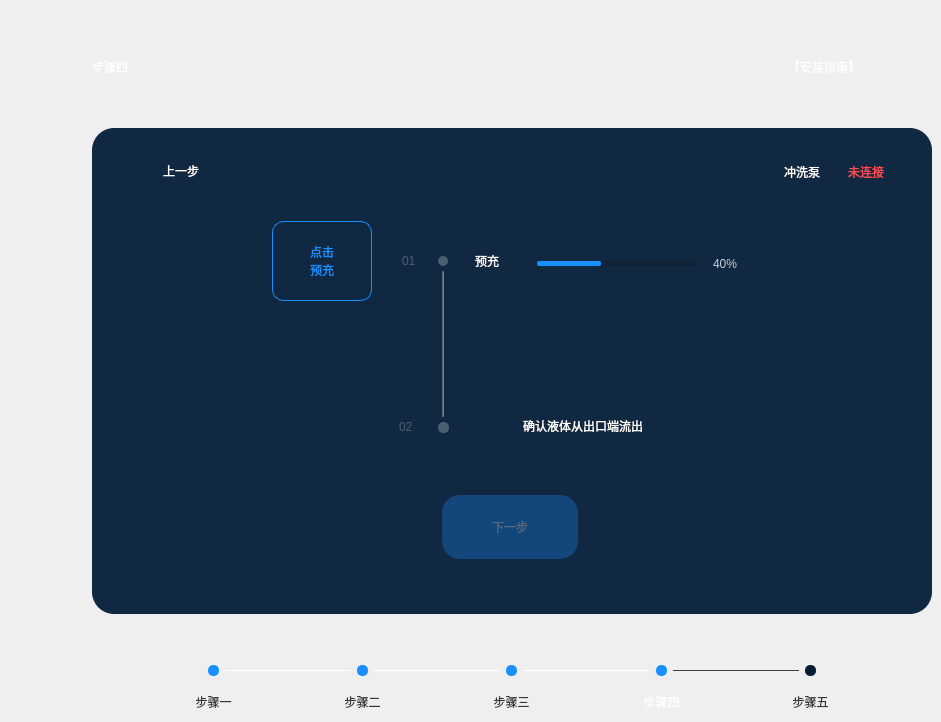
      <widget class="QWidget" name="page_step4">
       <widget class="QLabel" name="label_step4">
        <property name="geometry">
         <rect>
          <x>92</x>
          <y>50</y>
          <width>72</width>
          <height>33</height>
         </rect>
        </property>
        <property name="styleSheet">
         <string notr="true">font: 24px&quot;Ubuntu&quot;;
color: rgb(255, 255, 255);</string>
        </property>
        <property name="text">
         <string>步骤四</string>
        </property>
       </widget>
       <widget class="QLabel" name="label_28">
        <property name="geometry">
         <rect>
          <x>463</x>
          <y>410</y>
          <width>240</width>
          <height>31</height>
         </rect>
        </property>
        <property name="styleSheet">
         <string notr="true">font: 24px&quot;Ubuntu&quot;;
color: rgb(255, 255, 255);
background-color:rgb(17, 40, 67);</string>
        </property>
        <property name="text">
         <string>确认液体从出口端流出</string>
        </property>
        <property name="alignment">
         <set>Qt::AlignCenter</set>
        </property>
       </widget>
       <widget class="QPushButton" name="pushButton_step4_next">
        <property name="enabled">
         <bool>false</bool>
        </property>
        <property name="geometry">
         <rect>
          <x>442</x>
          <y>495</y>
          <width>136</width>
          <height>64</height>
         </rect>
        </property>
        <property name="styleSheet">
         <string notr="true">QPushButton
{
	background-color: rgb(19, 71, 123);
	color: rgb(87, 103, 123);
	font: 18px&quot;Ubuntu&quot;;
	border-radius: 18px; 
}
QPushButton:pressed
{
	color: rgb(255, 255, 255);
	background-color: rgba(14,132,240,1);
	padding-left:1px;
	padding-top:1px;
}

</string>
        </property>
        <property name="text">
         <string>下一步</string>
        </property>
       </widget>
       <widget class="QLabel" name="label_29">
        <property name="geometry">
         <rect>
          <x>92</x>
          <y>128</y>
          <width>840</width>
          <height>486</height>
         </rect>
        </property>
        <property name="styleSheet">
         <string notr="true">background-color:rgb(17, 40, 67);
border-radius: 22px; 
border-color:rgb(17,40,67);</string>
        </property>
        <property name="text">
         <string/>
        </property>
       </widget>
       <widget class="QLabel" name="label_30">
        <property name="geometry">
         <rect>
          <x>463</x>
          <y>245</y>
          <width>48</width>
          <height>31</height>
         </rect>
        </property>
        <property name="styleSheet">
         <string notr="true">font: 24px&quot;Ubuntu&quot;;
color: rgb(255, 255, 255);
background-color:rgb(17, 40, 67);</string>
        </property>
        <property name="text">
         <string>预充</string>
        </property>
        <property name="alignment">
         <set>Qt::AlignCenter</set>
        </property>
       </widget>
       <widget class="QPushButton" name="pushButton_step4_return">
        <property name="geometry">
         <rect>
          <x>122</x>
          <y>160</y>
          <width>22</width>
          <height>22</height>
         </rect>
        </property>
        <property name="styleSheet">
         <string notr="true">QPushButton
{
background-color:rgb(17, 40, 67);
border-radius: 22px; 
border-color:rgb(17,40,67);
	image: url(:/ic_返回指南.png);
}
QPushButton:pressed
{
	padding-left:1px;
	padding-top:1px;
}
</string>
        </property>
        <property name="text">
         <string/>
        </property>
       </widget>
       <widget class="QLabel" name="label_94">
        <property name="geometry">
         <rect>
          <x>154</x>
          <y>158</y>
          <width>54</width>
          <height>26</height>
         </rect>
        </property>
        <property name="styleSheet">
         <string notr="true">background-color:rgb(17, 40, 67);
color: rgb(255, 255, 255);
border-radius: 18px; 
border-color:rgb(17,40,67);
font: 18px &quot;Ubuntu&quot;;</string>
        </property>
        <property name="text">
         <string>上一步</string>
        </property>
        <property name="alignment">
         <set>Qt::AlignCenter</set>
        </property>
       </widget>
       <widget class="QLabel" name="label_95">
        <property name="geometry">
         <rect>
          <x>272</x>
          <y>377</y>
          <width>100</width>
          <height>100</height>
         </rect>
        </property>
        <property name="styleSheet">
         <string notr="true">background-color:rgb(17, 40, 67);
image: url(:/步骤四配图.png);
border-radius: 18px; 
border-color:rgb(17,40,67);</string>
        </property>
        <property name="text">
         <string/>
        </property>
       </widget>
       <widget class="QLabel" name="label_96">
        <property name="geometry">
         <rect>
          <x>785</x>
          <y>691</y>
          <width>51</width>
          <height>22</height>
         </rect>
        </property>
        <property name="styleSheet">
         <string notr="true">color: rgb(52, 55, 59);
font: 14px &quot;Ubuntu&quot;;</string>
        </property>
        <property name="text">
         <string>步骤五</string>
        </property>
        <property name="alignment">
         <set>Qt::AlignCenter</set>
        </property>
       </widget>
       <widget class="QLabel" name="label_97">
        <property name="geometry">
         <rect>
          <x>208</x>
          <y>665</y>
          <width>11</width>
          <height>11</height>
         </rect>
        </property>
        <property name="styleSheet">
         <string notr="true">background-color: rgba(24,144,255,1);
border-radius: 5px; </string>
        </property>
        <property name="text">
         <string/>
        </property>
       </widget>
       <widget class="Line" name="line_20">
        <property name="geometry">
         <rect>
          <x>523</x>
          <y>670</y>
          <width>126</width>
          <height>1</height>
         </rect>
        </property>
        <property name="styleSheet">
         <string notr="true">background-color: rgba(255,255,255,1);</string>
        </property>
        <property name="orientation">
         <enum>Qt::Horizontal</enum>
        </property>
       </widget>
       <widget class="QLabel" name="label_98">
        <property name="geometry">
         <rect>
          <x>656</x>
          <y>665</y>
          <width>11</width>
          <height>11</height>
         </rect>
        </property>
        <property name="styleSheet">
         <string notr="true">background-color: rgba(24,144,255,1);
border-radius: 5px; </string>
        </property>
        <property name="text">
         <string/>
        </property>
       </widget>
       <widget class="QLabel" name="label_99">
        <property name="geometry">
         <rect>
          <x>506</x>
          <y>665</y>
          <width>11</width>
          <height>11</height>
         </rect>
        </property>
        <property name="styleSheet">
         <string notr="true">background-color: rgba(24,144,255,1);
border-radius: 5px; </string>
        </property>
        <property name="text">
         <string/>
        </property>
       </widget>
       <widget class="QLabel" name="label_100">
        <property name="geometry">
         <rect>
          <x>188</x>
          <y>691</y>
          <width>51</width>
          <height>22</height>
         </rect>
        </property>
        <property name="styleSheet">
         <string notr="true">color: rgb(52, 55, 59);
font: 14px &quot;Ubuntu&quot;;</string>
        </property>
        <property name="text">
         <string>步骤一</string>
        </property>
        <property name="alignment">
         <set>Qt::AlignCenter</set>
        </property>
       </widget>
       <widget class="Line" name="line_21">
        <property name="geometry">
         <rect>
          <x>374</x>
          <y>670</y>
          <width>126</width>
          <height>1</height>
         </rect>
        </property>
        <property name="styleSheet">
         <string notr="true">background-color: rgba(255,255,255,1);</string>
        </property>
        <property name="orientation">
         <enum>Qt::Horizontal</enum>
        </property>
       </widget>
       <widget class="Line" name="line_22">
        <property name="geometry">
         <rect>
          <x>673</x>
          <y>670</y>
          <width>126</width>
          <height>1</height>
         </rect>
        </property>
        <property name="styleSheet">
         <string notr="true">background-color: rgb(52, 55, 59);</string>
        </property>
        <property name="orientation">
         <enum>Qt::Horizontal</enum>
        </property>
       </widget>
       <widget class="QLabel" name="label_101">
        <property name="geometry">
         <rect>
          <x>357</x>
          <y>665</y>
          <width>11</width>
          <height>11</height>
         </rect>
        </property>
        <property name="styleSheet">
         <string notr="true">background-color: rgba(24,144,255,1);
border-radius: 5px; </string>
        </property>
        <property name="text">
         <string/>
        </property>
       </widget>
       <widget class="QLabel" name="label_102">
        <property name="geometry">
         <rect>
          <x>805</x>
          <y>665</y>
          <width>11</width>
          <height>11</height>
         </rect>
        </property>
        <property name="styleSheet">
         <string notr="true">background-color: rgb(4, 29, 52);
border-radius: 5px; </string>
        </property>
        <property name="text">
         <string/>
        </property>
       </widget>
       <widget class="Line" name="line_23">
        <property name="geometry">
         <rect>
          <x>225</x>
          <y>670</y>
          <width>126</width>
          <height>1</height>
         </rect>
        </property>
        <property name="styleSheet">
         <string notr="true">background-color: rgba(255,255,255,1);</string>
        </property>
        <property name="orientation">
         <enum>Qt::Horizontal</enum>
        </property>
       </widget>
       <widget class="QLabel" name="label_103">
        <property name="geometry">
         <rect>
          <x>337</x>
          <y>691</y>
          <width>51</width>
          <height>22</height>
         </rect>
        </property>
        <property name="styleSheet">
         <string notr="true">color: rgb(52, 55, 59);
font: 14px &quot;Ubuntu&quot;;</string>
        </property>
        <property name="text">
         <string>步骤二</string>
        </property>
        <property name="alignment">
         <set>Qt::AlignCenter</set>
        </property>
       </widget>
       <widget class="QLabel" name="label_104">
        <property name="geometry">
         <rect>
          <x>636</x>
          <y>691</y>
          <width>51</width>
          <height>22</height>
         </rect>
        </property>
        <property name="styleSheet">
         <string notr="true">color: rgb(255, 255, 255);
font: 14px &quot;Ubuntu&quot;;</string>
        </property>
        <property name="text">
         <string>步骤四</string>
        </property>
        <property name="alignment">
         <set>Qt::AlignCenter</set>
        </property>
       </widget>
       <widget class="QLabel" name="label_105">
        <property name="geometry">
         <rect>
          <x>486</x>
          <y>691</y>
          <width>51</width>
          <height>22</height>
         </rect>
        </property>
        <property name="styleSheet">
         <string notr="true">color: rgb(52, 55, 59);
font: 14px &quot;Ubuntu&quot;;</string>
        </property>
        <property name="text">
         <string>步骤三</string>
        </property>
        <property name="alignment">
         <set>Qt::AlignCenter</set>
        </property>
       </widget>
       <widget class="QPushButton" name="pushButton_step4_prefilled">
        <property name="geometry">
         <rect>
          <x>272</x>
          <y>221</y>
          <width>100</width>
          <height>80</height>
         </rect>
        </property>
        <property name="styleSheet">
         <string notr="true">QPushButton{
background-color:rgb(17, 40, 67);
font: 20px&quot;Ubuntu&quot;;
border-radius: 11px; 
border:1px solid rgba(24,144,255,1);
color:rgba(24,144,255,1);
}
QPushButton:pressed{
	padding-left:1px;
	padding-top:1px;
}
</string>
        </property>
        <property name="text">
         <string>点击
预充</string>
        </property>
       </widget>
       <widget class="QLabel" name="label_106">
        <property name="geometry">
         <rect>
          <x>438</x>
          <y>256</y>
          <width>10</width>
          <height>10</height>
         </rect>
        </property>
        <property name="styleSheet">
         <string notr="true">background-color: rgba(135, 147, 160, 128);
border-radius: 5px; </string>
        </property>
        <property name="text">
         <string/>
        </property>
       </widget>
       <widget class="QLabel" name="label_107">
        <property name="geometry">
         <rect>
          <x>438</x>
          <y>422</y>
          <width>11</width>
          <height>11</height>
         </rect>
        </property>
        <property name="styleSheet">
         <string notr="true">background-color: rgba(135, 147, 160, 128);
border-radius: 5px; </string>
        </property>
        <property name="text">
         <string/>
        </property>
       </widget>
       <widget class="Line" name="line_24">
        <property name="geometry">
         <rect>
          <x>442</x>
          <y>271</y>
          <width>2</width>
          <height>146</height>
         </rect>
        </property>
        <property name="styleSheet">
         <string notr="true">background-color: rgba(135, 147, 160, 128);</string>
        </property>
        <property name="orientation">
         <enum>Qt::Vertical</enum>
        </property>
       </widget>
       <widget class="QLabel" name="label_108">
        <property name="geometry">
         <rect>
          <x>402</x>
          <y>251</y>
          <width>21</width>
          <height>20</height>
         </rect>
        </property>
        <property name="styleSheet">
         <string notr="true">color: rgba(135, 147, 160, 128);
font: 20px&quot;Ubuntu&quot;;
background-color:rgb(17, 40, 67);
border-radius: 18px; 
border-color:rgb(17,40,67);</string>
        </property>
        <property name="text">
         <string>01</string>
        </property>
       </widget>
       <widget class="QLabel" name="label_109">
        <property name="geometry">
         <rect>
          <x>399</x>
          <y>417</y>
          <width>24</width>
          <height>20</height>
         </rect>
        </property>
        <property name="styleSheet">
         <string notr="true">color: rgba(135, 147, 160, 128);
font: 20px&quot;Ubuntu&quot;;
background-color:rgb(17, 40, 67);
border-radius: 18px; 
border-color:rgb(17,40,67);</string>
        </property>
        <property name="text">
         <string>02</string>
        </property>
       </widget>
       <widget class="QLabel" name="label_110">
        <property name="geometry">
         <rect>
          <x>784</x>
          <y>158</y>
          <width>54</width>
          <height>28</height>
         </rect>
        </property>
        <property name="styleSheet">
         <string notr="true">background-color:rgb(17, 40, 67);
font: 18px&quot;Ubuntu&quot;;
color: rgba(255, 255, 255,1);
border-radius: 18px; 
border-color:rgb(17,40,67);</string>
        </property>
        <property name="text">
         <string>冲洗泵</string>
        </property>
       </widget>
       <widget class="QLabel" name="label_step4_rinse">
        <property name="geometry">
         <rect>
          <x>848</x>
          <y>158</y>
          <width>54</width>
          <height>28</height>
         </rect>
        </property>
        <property name="styleSheet">
         <string notr="true">background-color:rgb(17, 40, 67);
font: 18px &quot;Ubuntu&quot;;
border-radius: 18px; 
border-color:rgb(17,40,67);
color:rgba(255,77,79,1);</string>
        </property>
        <property name="text">
         <string>未连接</string>
        </property>
       </widget>
       <widget class="QLabel" name="label_111">
        <property name="geometry">
         <rect>
          <x>788</x>
          <y>50</y>
          <width>144</width>
          <height>33</height>
         </rect>
        </property>
        <property name="styleSheet">
         <string notr="true">font: 24px &quot;Ubuntu&quot;;
color: rgba(255, 255, 255,1);</string>
        </property>
        <property name="text">
         <string>【安装指南】</string>
        </property>
       </widget>
       <widget class="QLabel" name="label_step4_progress">
        <property name="geometry">
         <rect>
          <x>713</x>
          <y>251</y>
          <width>40</width>
          <height>25</height>
         </rect>
        </property>
        <property name="styleSheet">
         <string notr="true">color: rgba(255, 255, 255, 196);
font: 18px&quot;Ubuntu&quot;;
background-color:rgb(17, 40, 67);
border-radius: 18px; 
border-color:rgb(17,40,67);</string>
        </property>
        <property name="text">
         <string>40%</string>
        </property>
       </widget>
       <widget class="QProgressBar" name="progressBar_step4">
        <property name="geometry">
         <rect>
          <x>537</x>
          <y>261</y>
          <width>160</width>
          <height>5</height>
         </rect>
        </property>
        <property name="styleSheet">
         <string notr="true">QProgressBar{
background-color: rgba(14,10,0,0.2);
color: transparent;
border-radius:2px;
}

QProgressBar::chunk{
background-color: rgba(24,144,255,1);
border-radius:2px;
}



</string>
        </property>
        <property name="value">
         <number>40</number>
        </property>
       </widget>
       <zorder>label_29</zorder>
       <zorder>label_step4</zorder>
       <zorder>label_28</zorder>
       <zorder>pushButton_step4_next</zorder>
       <zorder>label_30</zorder>
       <zorder>pushButton_step4_return</zorder>
       <zorder>label_94</zorder>
       <zorder>label_95</zorder>
       <zorder>label_96</zorder>
       <zorder>label_97</zorder>
       <zorder>line_20</zorder>
       <zorder>label_98</zorder>
       <zorder>label_99</zorder>
       <zorder>label_100</zorder>
       <zorder>line_21</zorder>
       <zorder>line_22</zorder>
       <zorder>label_101</zorder>
       <zorder>label_102</zorder>
       <zorder>line_23</zorder>
       <zorder>label_103</zorder>
       <zorder>label_104</zorder>
       <zorder>label_105</zorder>
       <zorder>pushButton_step4_prefilled</zorder>
       <zorder>label_106</zorder>
       <zorder>label_107</zorder>
       <zorder>line_24</zorder>
       <zorder>label_108</zorder>
       <zorder>label_109</zorder>
       <zorder>label_110</zorder>
       <zorder>label_step4_rinse</zorder>
       <zorder>label_111</zorder>
       <zorder>label_step4_progress</zorder>
       <zorder>progressBar_step4</zorder>
      </widget>
